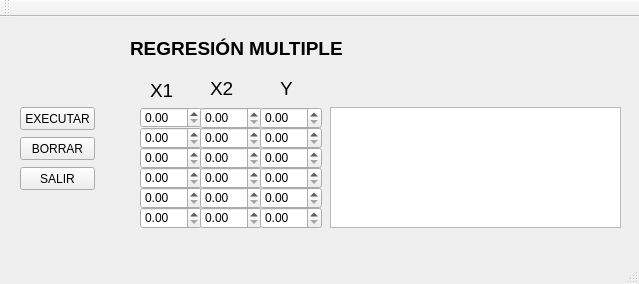
<?xml version="1.0" encoding="UTF-8"?>
<ui version="4.0">
 <class>REG_MULT</class>
 <widget class="QMainWindow" name="REG_MULT">
  <property name="geometry">
   <rect>
    <x>0</x>
    <y>0</y>
    <width>639</width>
    <height>284</height>
   </rect>
  </property>
  <property name="windowTitle">
   <string>REG_MULT</string>
  </property>
  <widget class="QWidget" name="centralWidget">
   <widget class="QDoubleSpinBox" name="X1_11RM">
    <property name="geometry">
     <rect>
      <x>140</x>
      <y>90</y>
      <width>62</width>
      <height>21</height>
     </rect>
    </property>
   </widget>
   <widget class="QPushButton" name="PROCESAR_RM">
    <property name="geometry">
     <rect>
      <x>20</x>
      <y>90</y>
      <width>75</width>
      <height>23</height>
     </rect>
    </property>
    <property name="text">
     <string>EXECUTAR</string>
    </property>
   </widget>
   <widget class="QDoubleSpinBox" name="X1_12RM">
    <property name="geometry">
     <rect>
      <x>140</x>
      <y>110</y>
      <width>62</width>
      <height>22</height>
     </rect>
    </property>
   </widget>
   <widget class="QDoubleSpinBox" name="X1_13RM">
    <property name="geometry">
     <rect>
      <x>140</x>
      <y>130</y>
      <width>62</width>
      <height>22</height>
     </rect>
    </property>
   </widget>
   <widget class="QDoubleSpinBox" name="X1_14RM">
    <property name="geometry">
     <rect>
      <x>140</x>
      <y>150</y>
      <width>62</width>
      <height>22</height>
     </rect>
    </property>
   </widget>
   <widget class="QDoubleSpinBox" name="X1_15RM">
    <property name="geometry">
     <rect>
      <x>140</x>
      <y>170</y>
      <width>62</width>
      <height>22</height>
     </rect>
    </property>
   </widget>
   <widget class="QDoubleSpinBox" name="X1_16RM">
    <property name="geometry">
     <rect>
      <x>140</x>
      <y>190</y>
      <width>62</width>
      <height>22</height>
     </rect>
    </property>
   </widget>
   <widget class="QDoubleSpinBox" name="X2_21RM">
    <property name="geometry">
     <rect>
      <x>200</x>
      <y>90</y>
      <width>62</width>
      <height>22</height>
     </rect>
    </property>
   </widget>
   <widget class="QDoubleSpinBox" name="X2_22RM">
    <property name="geometry">
     <rect>
      <x>200</x>
      <y>110</y>
      <width>62</width>
      <height>22</height>
     </rect>
    </property>
   </widget>
   <widget class="QDoubleSpinBox" name="X2_23RM">
    <property name="geometry">
     <rect>
      <x>200</x>
      <y>130</y>
      <width>62</width>
      <height>22</height>
     </rect>
    </property>
   </widget>
   <widget class="QDoubleSpinBox" name="X2_24RM">
    <property name="geometry">
     <rect>
      <x>200</x>
      <y>150</y>
      <width>62</width>
      <height>22</height>
     </rect>
    </property>
   </widget>
   <widget class="QDoubleSpinBox" name="X2_25RM">
    <property name="geometry">
     <rect>
      <x>200</x>
      <y>170</y>
      <width>62</width>
      <height>22</height>
     </rect>
    </property>
   </widget>
   <widget class="QDoubleSpinBox" name="X2_26RM">
    <property name="geometry">
     <rect>
      <x>200</x>
      <y>190</y>
      <width>62</width>
      <height>22</height>
     </rect>
    </property>
   </widget>
   <widget class="QDoubleSpinBox" name="Y_31RM">
    <property name="geometry">
     <rect>
      <x>260</x>
      <y>90</y>
      <width>62</width>
      <height>22</height>
     </rect>
    </property>
   </widget>
   <widget class="QDoubleSpinBox" name="Y_32RM">
    <property name="geometry">
     <rect>
      <x>260</x>
      <y>110</y>
      <width>62</width>
      <height>22</height>
     </rect>
    </property>
   </widget>
   <widget class="QDoubleSpinBox" name="Y_33RM">
    <property name="geometry">
     <rect>
      <x>260</x>
      <y>130</y>
      <width>62</width>
      <height>22</height>
     </rect>
    </property>
   </widget>
   <widget class="QDoubleSpinBox" name="Y_34RM">
    <property name="geometry">
     <rect>
      <x>260</x>
      <y>150</y>
      <width>62</width>
      <height>22</height>
     </rect>
    </property>
   </widget>
   <widget class="QDoubleSpinBox" name="Y_35RM">
    <property name="geometry">
     <rect>
      <x>260</x>
      <y>170</y>
      <width>62</width>
      <height>22</height>
     </rect>
    </property>
   </widget>
   <widget class="QDoubleSpinBox" name="Y_36RM">
    <property name="geometry">
     <rect>
      <x>260</x>
      <y>190</y>
      <width>62</width>
      <height>22</height>
     </rect>
    </property>
   </widget>
   <widget class="QTextEdit" name="TEXTO_RM">
    <property name="geometry">
     <rect>
      <x>330</x>
      <y>90</y>
      <width>291</width>
      <height>121</height>
     </rect>
    </property>
   </widget>
   <widget class="QPushButton" name="BORRAR_RM">
    <property name="geometry">
     <rect>
      <x>20</x>
      <y>120</y>
      <width>75</width>
      <height>23</height>
     </rect>
    </property>
    <property name="text">
     <string>BORRAR</string>
    </property>
   </widget>
   <widget class="QPushButton" name="SALIR_RM">
    <property name="geometry">
     <rect>
      <x>20</x>
      <y>150</y>
      <width>75</width>
      <height>23</height>
     </rect>
    </property>
    <property name="text">
     <string>SALIR</string>
    </property>
   </widget>
   <widget class="QLabel" name="label">
    <property name="geometry">
     <rect>
      <x>150</x>
      <y>62</y>
      <width>47</width>
      <height>21</height>
     </rect>
    </property>
    <property name="text">
     <string>&lt;html&gt;&lt;head/&gt;&lt;body&gt;&lt;p&gt;&lt;span style=&quot; font-size:14pt;&quot;&gt;X1&lt;/span&gt;&lt;/p&gt;&lt;/body&gt;&lt;/html&gt;</string>
    </property>
   </widget>
   <widget class="QLabel" name="label_2">
    <property name="geometry">
     <rect>
      <x>210</x>
      <y>60</y>
      <width>47</width>
      <height>21</height>
     </rect>
    </property>
    <property name="text">
     <string>&lt;html&gt;&lt;head/&gt;&lt;body&gt;&lt;p&gt;&lt;span style=&quot; font-size:14pt;&quot;&gt;X2&lt;/span&gt;&lt;/p&gt;&lt;/body&gt;&lt;/html&gt;</string>
    </property>
   </widget>
   <widget class="QLabel" name="label_3">
    <property name="geometry">
     <rect>
      <x>280</x>
      <y>60</y>
      <width>47</width>
      <height>21</height>
     </rect>
    </property>
    <property name="text">
     <string>&lt;html&gt;&lt;head/&gt;&lt;body&gt;&lt;p&gt;&lt;span style=&quot; font-size:14pt;&quot;&gt;Y&lt;/span&gt;&lt;/p&gt;&lt;/body&gt;&lt;/html&gt;</string>
    </property>
   </widget>
   <widget class="QLabel" name="label_4">
    <property name="geometry">
     <rect>
      <x>130</x>
      <y>20</y>
      <width>221</width>
      <height>21</height>
     </rect>
    </property>
    <property name="text">
     <string>&lt;html&gt;&lt;head/&gt;&lt;body&gt;&lt;p&gt;&lt;span style=&quot; font-size:14pt; font-weight:600;&quot;&gt;REGRESIÓN MULTIPLE&lt;/span&gt;&lt;/p&gt;&lt;/body&gt;&lt;/html&gt;</string>
    </property>
   </widget>
  </widget>
  <widget class="QMenuBar" name="menuBar">
   <property name="geometry">
    <rect>
     <x>0</x>
     <y>0</y>
     <width>639</width>
     <height>21</height>
    </rect>
   </property>
  </widget>
  <widget class="QToolBar" name="mainToolBar">
   <attribute name="toolBarArea">
    <enum>TopToolBarArea</enum>
   </attribute>
   <attribute name="toolBarBreak">
    <bool>false</bool>
   </attribute>
  </widget>
  <widget class="QStatusBar" name="statusBar"/>
 </widget>
 <layoutdefault spacing="6" margin="11"/>
 <resources/>
 <connections/>
</ui>
